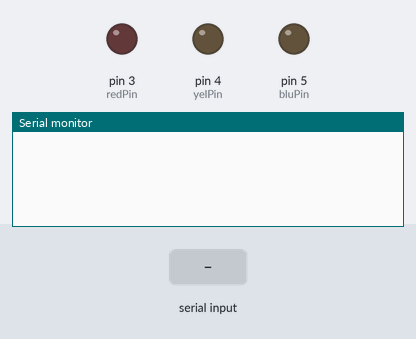
Recording of a sketch running on a simulated Arduino Uno, built with avr-gcc and run on an emulated ATmega328P. Parts: output pins drawn as LEDs (lit = HIGH), the last lines printed to the serial monitor. The inputs (shaded band) are chosen by the test bench.

Above: at 1.2 s.
1.3 s: "RED\n" received over Serial
At 3.5 s:
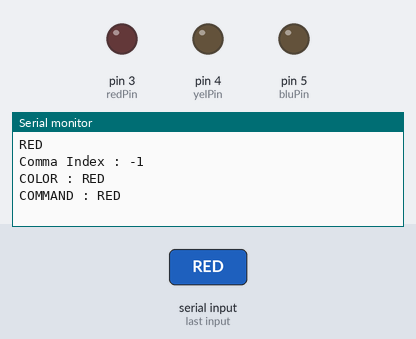
3.8 s: "ON\n" received over Serial
At 5.5 s:
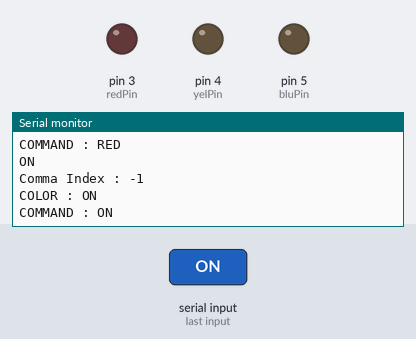
6.3 s: "OFF\n" received over Serial
At 8.7 s:
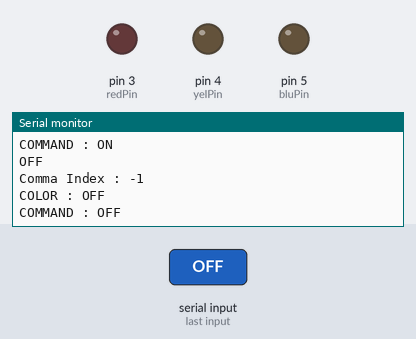

Measured:
- after the input at 1.3 s, the serial monitor: prints a new line after 1.0 s (image 1)
- after the input at 3.8 s, the serial monitor: prints a new line after 1.0 s (image 2)
- after the input at 6.3 s, the serial monitor: prints a new line after 1.0 s (image 3)

The sketch:

t03.ino
```cpp
#define redPin 3
#define yelPin 4
#define bluPin 5
char data;

int redVal=0;
int yelVal=0;
int blueVal=0;


void setup() {
  // put your setup code here, to run once:
  pinMode(redPin,OUTPUT);
  pinMode(yelPin,OUTPUT);
  pinMode(bluPin,OUTPUT);
  Serial.begin(9600);
}

void loop() {
  // put your main code here, to run repeatedly:
  while(Serial.available()>0){
    String req=Serial.readStringUntil('\r');
    req.replace("\n","");
    Serial.println(req);

    int comPos=req.indexOf(',');
    Serial.print("Comma Index : ");
    Serial.println(comPos);

    String color=req.substring(0,comPos);
    Serial.print("COLOR : ");
    Serial.println(color);

    String cmd=req.substring(comPos+1,req.length());
    Serial.print("COMMAND : ");
    Serial.println(cmd);

    if(color=="RED"){
      if(cmd=="ON"){
        digitalWrite(redPin,HIGH);
      }
      else if(cmd=="OFF"){
        digitalWrite(redPin,LOW);
      }
    }
    if(color=="YEL"){
      if(cmd=="ON"){
        digitalWrite(yelPin,HIGH);
      }
      else if(cmd=="OFF"){
        digitalWrite(yelPin,LOW);
      }
    }
    if(color=="BLUE"){
      if(cmd=="ON"){
        digitalWrite(bluPin,HIGH);
      }
      else if(cmd=="OFF"){
        digitalWrite(bluPin,LOW);
      }
    }
  }
}
```
